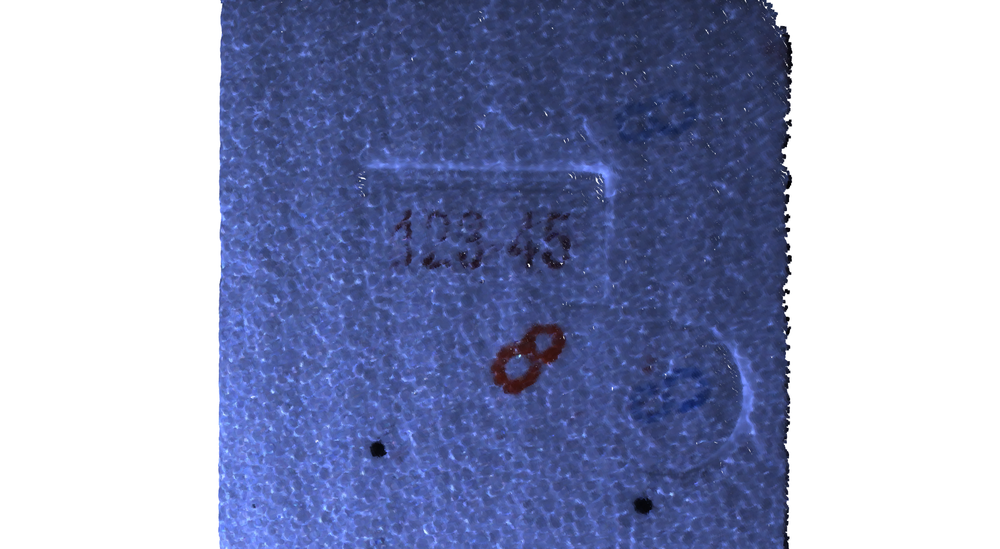
#> input picture 1111_PIL.png, 1000 x 549 px, shrunk from 1920 x 1055 before the run
$ python 'img_processing copy.py'
#> lines starting #> are read from the running program, lines starting #| are printed output that depends on the picture
import cv2
import numpy as np
import matplotlib.pyplot as plt
import matplotlib

# 配置 matplotlib 使用 SimHei 字体（黑体）
# 解决中文显示问题
matplotlib.rcParams['font.sans-serif'] = ['SimHei']  # 指定默认字体
matplotlib.rcParams['axes.unicode_minus'] = False    # 解决负号显示问题

# 反相灰度图，将黑白阈值颠倒
def accessPixel(img):
    """
    对灰度图像进行反相处理。

    参数：
        img (numpy.ndarray): 输入的灰度图像。

    返回：
        numpy.ndarray: 反相后的图像。
    """
    img = 255 - img
    return img

# 多种形态学操作
def applyMorphology(img):
    """
    对图像应用多种形态学操作，包括腐蚀、膨胀、开操作和闭操作。

    参数：
        img (numpy.ndarray): 输入的灰度图像。

    返回：
        numpy.ndarray: 经过形态学操作处理后的图像。
    """
    kernel = np.ones((5,5), np.uint8)

    # 腐蚀操作
    # eroded = cv2.erode(img, kernel, iterations=1)

    # 膨胀操作
    dilated = cv2.dilate(eroded, kernel, iterations=1)

    # 开操作（先腐蚀再膨胀）
    opened = cv2.morphologyEx(dilated, cv2.MORPH_OPEN, kernel, iterations=1)

    # 闭操作（先膨胀再腐蚀）
    closed = cv2.morphologyEx(opened, cv2.MORPH_CLOSE, kernel, iterations=1)

    return closed

# 提取峰值
# [151 lines left out: functions extractPeak, findBorderHistogram, visualizeHistogramAndImage, showResults, not called in this run]

def main():
    path = '1111_PIL.png'  # 修改后的图像路径
    # 读取原始图像
    original_img = cv2.imread(path)
#> original_img is the input picture: shape (549, 1000, 3); mean B, G, R 188.7, 155.7, 148
    if original_img is None:
        print("无法读取图像，请检查路径是否正确。")
        return
    # 转换为灰度图
    gray_img = cv2.cvtColor(original_img, cv2.COLOR_BGR2GRAY)
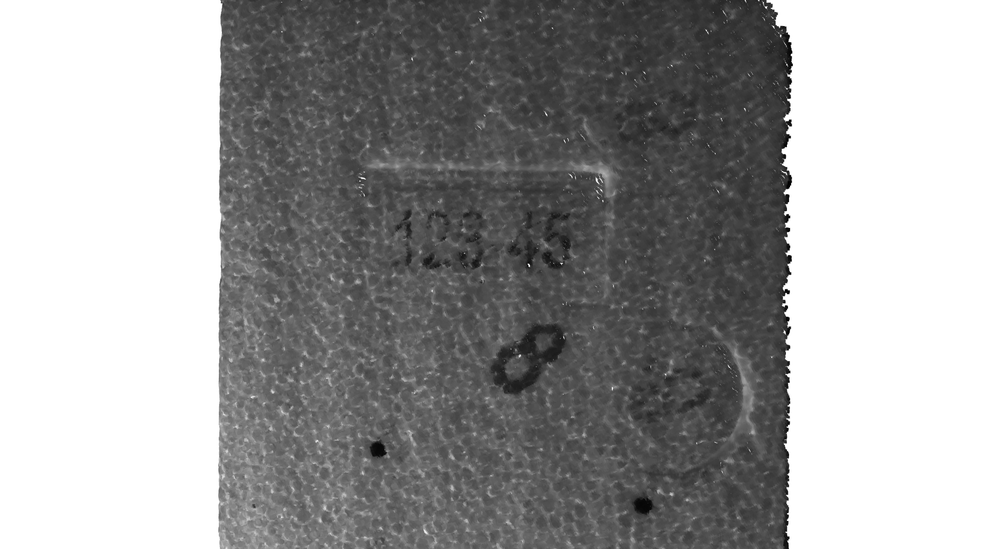
#> gray_img: shape (549, 1000); min 0, max 255, mean 157.2

    # 滤波操作：使用高斯滤波减少噪点
    blurred_img = cv2.GaussianBlur(gray_img, (5, 5), 0)

    # 反相处理
    inverted_img = accessPixel(blurred_img)
#> in accessPixel, `img = 255 - img`:
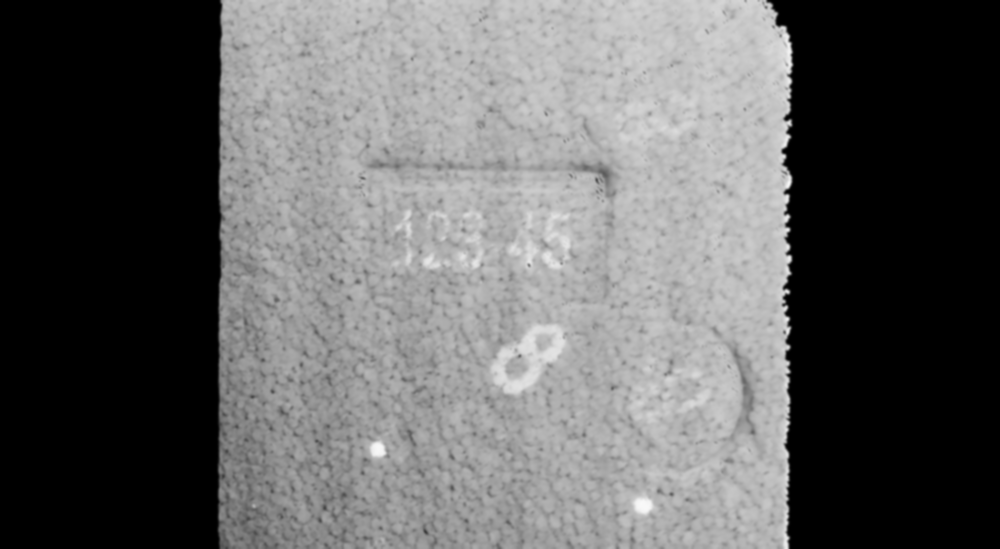
#> img: shape (549, 1000); min 0, max 249, mean 97.8

    # 应用多种形态学操作
    morphed_img = applyMorphology(inverted_img)

    # 边缘检测
    borders = findBorderHistogram(morphed_img, row_ratio=0.5, col_ratio=0.9, min_vals=10, min_rect=20)

    # 可视化直方图和图像对齐显示
    visualizeHistogramAndImage(original_img, morphed_img, borders, row_ratio=0.5, col_ratio=0.9)

if __name__ == "__main__":
#> (the run stopped early here; a loop or call above may not have finished)
